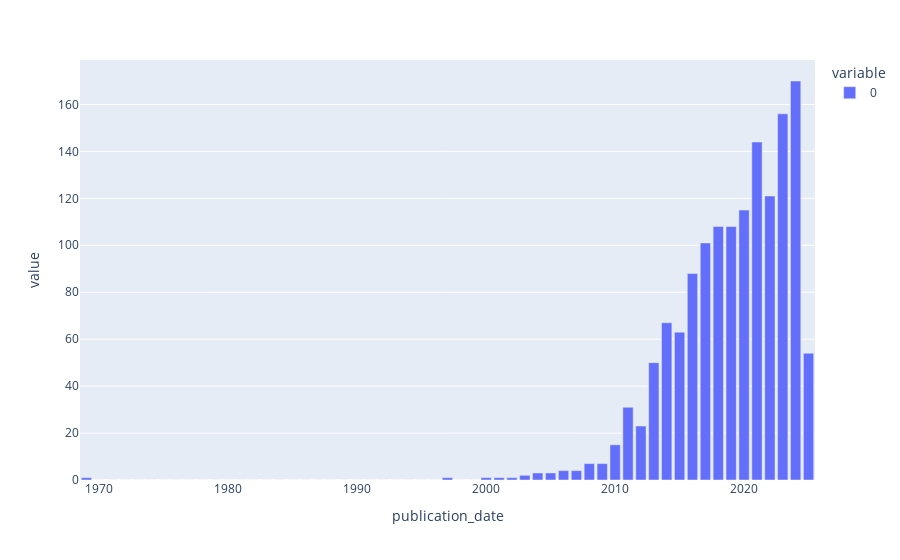

Here is the notebook cell this chart was saved with:
### Markdown cell above
#  Evolutions

### Code cell
# regrouper par année et compter le nombre de publi
fig = px.bar(df.resample("YS", on="publication_date").size())

# Afficher le graphique
fig.show()
